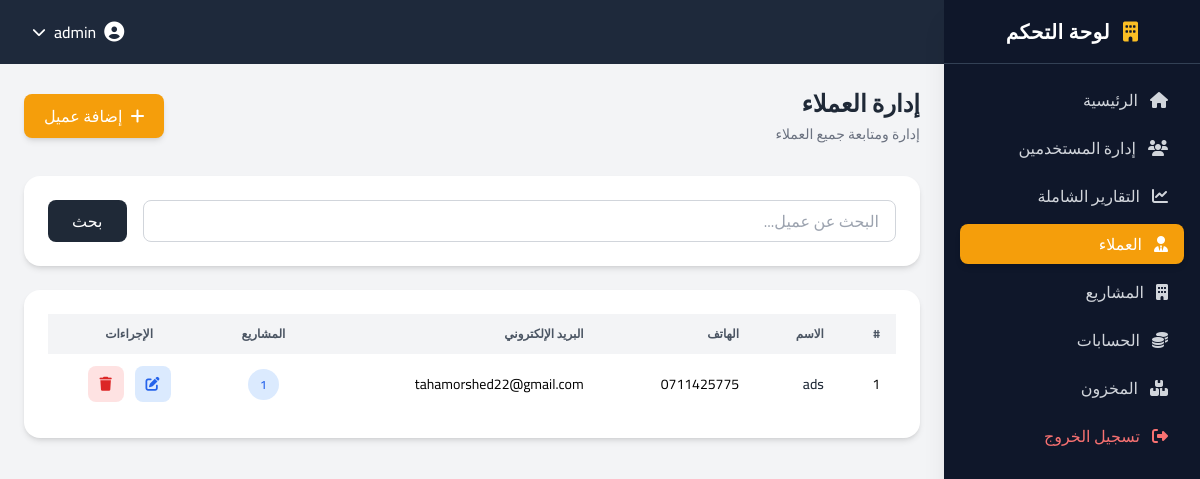
/modules/clients/list.php (signed in), run on the app's committed database.
### tables this page shows
CREATE TABLE `clients` (
  `id` int NOT NULL,
  `name` varchar(100) NOT NULL,
  `phone` varchar(20) DEFAULT NULL,
  `email` varchar(100) DEFAULT NULL,
  `address` text,
  `created_at` timestamp NULL DEFAULT CURRENT_TIMESTAMP
);

### modules/clients/list.php (the view, shortened to what this page needs)
<?php
require_once '../../config/database.php';
$search  = trim($_GET['search'] ?? '');
$sql = "
    SELECT c.id, c.name, c.phone, c.email,
           COUNT(p.id) AS project_count
    FROM clients c
    LEFT JOIN projects p ON c.id = p.client_id
";
$sql .= " GROUP BY c.id ORDER BY c.id DESC";
$stmt = $conn->prepare($sql);
$stmt->execute();
$result = $stmt->get_result();
include '../../includes/header.php';
include '../../includes/sidebar.php';
?>
<div class="lg:mr-64 p-6 min-h-screen bg-gray-100">
    <div class="flex flex-col md:flex-row md:items-center md:justify-between mb-8 gap-4">
        <div>
            <h1 class="text-2xl font-semibold text-gray-800">
                إدارة العملاء
            </h1>
            <p class="text-gray-500 text-sm mt-1">
                إدارة ومتابعة جميع العملاء
            </p>
        </div>
        <a href="add.php"
           class="inline-flex items-center bg-amber-500 hover:bg-amber-600 text-white font-medium px-5 py-2.5 rounded-lg shadow-md hover:shadow-lg transition">
            <i class="fa fa-plus ml-2"></i> إضافة عميل
        </a>
    </div>
    <div class="bg-white rounded-2xl shadow-md p-6 mb-6">
        <form method="GET" class="flex flex-col md:flex-row gap-4">
            <input type="text"
                   name="search"
                   placeholder="البحث عن عميل..."
                   value="<?= htmlspecialchars($search) ?>"
                   class="flex-1 border border-gray-300 rounded-lg px-4 py-2 focus:ring-2 focus:ring-amber-500 focus:border-amber-500 outline-none transition">
            <button type="submit"
                    class="bg-gray-800 hover:bg-gray-900 text-white px-6 py-2 rounded-lg transition">
                بحث
            </button>
        </form>
    </div>
    <div class="bg-white rounded-2xl shadow-md p-6">
        <div class="overflow-x-auto">
            <table class="w-full text-sm text-right">
                <thead>
                    <tr class="bg-gray-100 text-gray-600 uppercase text-xs">
                        <th class="px-4 py-3">#</th>
                        <th class="px-4 py-3">الاسم</th>
                        <th class="px-4 py-3">الهاتف</th>
                        <th class="px-4 py-3">البريد الإلكتروني</th>
                        <th class="px-4 py-3 text-center">المشاريع</th>
                        <th class="px-4 py-3 text-center">الإجراءات</th>
                    </tr>
                </thead>
                <tbody class="divide-y">
                <?php if ($result->num_rows > 0): ?>
                    <?php while ($row = $result->fetch_assoc()): ?>
                        <tr class="hover:bg-gray-50 transition">
                            <td class="px-4 py-3"><?= $row['id'] ?></td>
                            <td class="px-4 py-3 font-medium text-gray-800">
                                <?= htmlspecialchars($row['name']) ?>
                            </td>
                            <td class="px-4 py-3">
                                <?= htmlspecialchars($row['phone']) ?>
                            </td>
                            <td class="px-4 py-3">
                                <?= htmlspecialchars($row['email']) ?>
                            </td>
                            <td class="px-4 py-3 text-center">
                                <span class="px-3 py-1 rounded-full text-xs font-semibold bg-blue-100 text-blue-600">
                                    <?= $row['project_count'] ?>
                                </span>
                            </td>
                            <td class="px-4 py-3 text-center space-x-2 space-x-reverse">
                                <a href="edit.php?id=<?= $row['id'] ?>"
                                   class="inline-flex items-center justify-center w-9 h-9 rounded-lg bg-blue-100 text-blue-600 hover:bg-blue-600 hover:text-white transition">
                                    <i class="fa fa-edit"></i>
                                </a>
                                <a href="delete.php?id=<?= $row['id'] ?>"
                                   onclick="return confirm('هل أنت متأكد من حذف هذا العميل؟')"
                                   class="inline-flex items-center justify-center w-9 h-9 rounded-lg bg-red-100 text-red-600 hover:bg-red-600 hover:text-white transition">
                                    <i class="fa fa-trash"></i>
                                </a>
                            </td>
                        </tr>
                    <?php endwhile; ?>
                <?php endif; ?>
                </tbody>
            </table>
        </div>
    </div>
</div>
<?php
include '../../includes/footer.php';
?>

### data on the page
clients: id "1", name "ads", phone "0711425775", email "tahamorshed22@gmail.com", project_count "1"

### other printed values
$_SESSION['username'] "admin"
$label "إدارة المستخدمين التقارير الشاملة العملاء المشاريع الحسابات المخزون"
